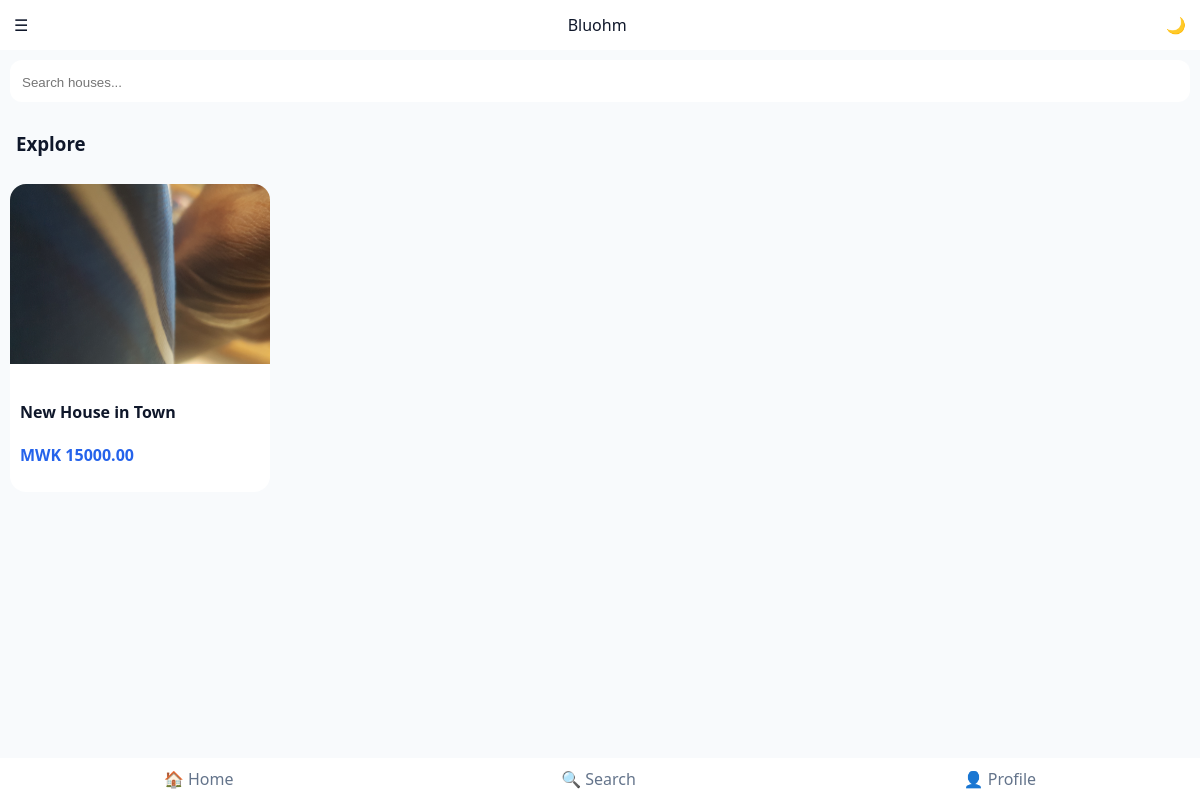
Before: /properties/ with the older database file.
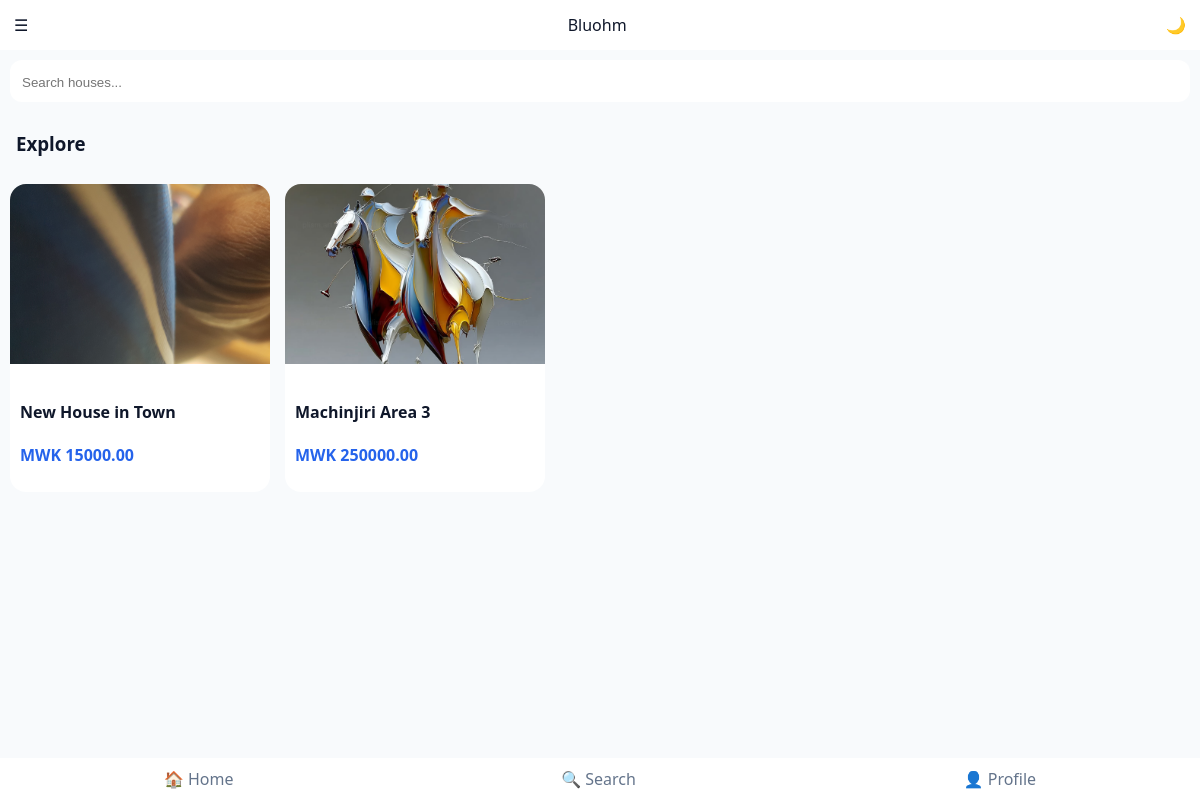
After: the same page with the newer database file.
### properties/models.py (models this page shows, shortened)
class Property(models.Model):
    landlord = models.ForeignKey(User, on_delete=models.CASCADE)
    title = models.CharField(max_length=200)
    description = models.TextField()
    price = models.DecimalField(max_digits=12, decimal_places=2)
    image = models.ImageField(upload_to='property_images/')
    created_at = models.DateTimeField(auto_now_add=True)

### properties/views.py (the view)
# urls.py: path('', MarketplaceView.as_view(), name='marketplace'),
class MarketplaceView(View):
    def get(self, request):
        properties = Property.objects.all()
        return render(request, 'properties/marketplace.html', {'properties': properties})

### templates/properties/marketplace.html (shortened to what this page needs)
{% extends 'base.html' %}
{% load static %}
{% block content %}
<div class="search-container">
    <form method="GET" class="search-box">
        <input type="text" name="q" placeholder="Search houses...">
    </form>
</div>
<div style="padding:0 16px;">
    <h3>Explore</h3>
</div>
<div class="property-row">
    {% for property in properties %}
    <div class="property-card" onclick="openModal({{ property.id }})">
        {% if property.image %}
            <img src="{{ property.image.url }}">
        {% else %}
            <img src="{% static 'properties/css/placeholder.png' %}">
        {% endif %}
        <div class="property-info">
            <h4>{{ property.title }}</h4>
            <p class="price">MWK {{ property.price }}</p>
        </div>
    </div>
    {% endfor %}
</div>
<div class="bottom-nav">
    <a href="{% url 'properties:marketplace' %}">🏠 Home</a>
    <a href="#">🔍 Search</a>
    <a href="#">👤 Profile</a>
</div>
{% endblock %}

### templates/base.html (shortened to what this page needs)
{% load static %}
<!DOCTYPE html>
<html>
<head>
    <link rel="stylesheet" href="{% static 'properties/css/app.css' %}">
</head>
<body>
<div class="navbar">
    <span class="menu-btn" onclick="toggleSidebar()">☰</span>
    <span class="logo">Bluohm</span>
    <span onclick="toggleTheme()">🌙</span>
</div>
<div class="main-content">
    {% block content %}{% endblock %}
</div>
</body>
</html>

### properties/static/properties/css/app.css (style rules this page uses)
:root { --bg:#f8fafc; --card:#fff; --text:#0f172a; --muted:#64748b; --primary:#2563eb; }
body { margin:0; font-family:system-ui; background:var(--bg); color:var(--text); }
.navbar { position:sticky; top:0; display:flex; justify-content:space-between; padding:14px; background:var(--card); z-index:20; }
.search-container { padding:10px; }
.search-box { background:var(--card); padding:10px; border-radius:12px; }
.search-box input { width:100%; border:none; outline:none; background:transparent; }
.property-row { display:flex; overflow-x:auto; gap:15px; padding:10px; }
.property-card { min-width:260px; border-radius:16px; overflow:hidden; background:var(--card); cursor:pointer; transition:.2s; }
.property-card img { width:100%; height:180px; object-fit:cover; }
.property-info { padding:10px; }
.price { color:var(--primary); font-weight:bold; }
.bottom-nav { position:fixed; bottom:0; width:100%; background:var(--card); display:flex; justify-content:space-around; padding:10px 0; }
.bottom-nav a { text-decoration:none; color:var(--muted); }

Changed rows visible on the page:
added Property: image (picture), title "Machinjiri Area 3", price "250000.00"
